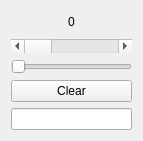
<?xml version="1.0" encoding="UTF-8"?>
<ui version="4.0">
 <class>MainWindow</class>
 <widget class="QWidget" name="MainWindow">
  <property name="geometry">
   <rect>
    <x>0</x>
    <y>0</y>
    <width>143</width>
    <height>141</height>
   </rect>
  </property>
  <property name="windowTitle">
   <string>MainWindow</string>
  </property>
  <layout class="QVBoxLayout" name="verticalLayout">
   <item>
    <widget class="QLabel" name="label">
     <property name="text">
      <string>0</string>
     </property>
     <property name="alignment">
      <set>Qt::AlignCenter</set>
     </property>
    </widget>
   </item>
   <item>
    <widget class="QScrollBar" name="horizontalScrollBar">
     <property name="orientation">
      <enum>Qt::Horizontal</enum>
     </property>
    </widget>
   </item>
   <item>
    <widget class="QSlider" name="horizontalSlider">
     <property name="orientation">
      <enum>Qt::Horizontal</enum>
     </property>
    </widget>
   </item>
   <item>
    <widget class="QPushButton" name="pushButton">
     <property name="text">
      <string>Clear</string>
     </property>
    </widget>
   </item>
   <item>
    <widget class="QLineEdit" name="lineEdit"/>
   </item>
  </layout>
 </widget>
 <resources/>
 <connections>
  <connection>
   <sender>lineEdit</sender>
   <signal>textChanged(QString)</signal>
   <receiver>label</receiver>
   <slot>setText(QString)</slot>
   <hints>
    <hint type="sourcelabel">
     <x>71</x>
     <y>118</y>
    </hint>
    <hint type="destinationlabel">
     <x>71</x>
     <y>17</y>
    </hint>
   </hints>
  </connection>
  <connection>
   <sender>horizontalScrollBar</sender>
   <signal>valueChanged(int)</signal>
   <receiver>horizontalSlider</receiver>
   <slot>setValue(int)</slot>
   <hints>
    <hint type="sourcelabel">
     <x>71</x>
     <y>39</y>
    </hint>
    <hint type="destinationlabel">
     <x>71</x>
     <y>60</y>
    </hint>
   </hints>
  </connection>
  <connection>
   <sender>horizontalSlider</sender>
   <signal>valueChanged(int)</signal>
   <receiver>horizontalScrollBar</receiver>
   <slot>setValue(int)</slot>
   <hints>
    <hint type="sourcelabel">
     <x>71</x>
     <y>60</y>
    </hint>
    <hint type="destinationlabel">
     <x>71</x>
     <y>39</y>
    </hint>
   </hints>
  </connection>
  <connection>
   <sender>horizontalSlider</sender>
   <signal>valueChanged(int)</signal>
   <receiver>label</receiver>
   <slot>setNum(int)</slot>
   <hints>
    <hint type="sourcelabel">
     <x>71</x>
     <y>60</y>
    </hint>
    <hint type="destinationlabel">
     <x>71</x>
     <y>17</y>
    </hint>
   </hints>
  </connection>
  <connection>
   <sender>pushButton</sender>
   <signal>clicked()</signal>
   <receiver>lineEdit</receiver>
   <slot>clear()</slot>
   <hints>
    <hint type="sourcelabel">
     <x>71</x>
     <y>86</y>
    </hint>
    <hint type="destinationlabel">
     <x>71</x>
     <y>118</y>
    </hint>
   </hints>
  </connection>
 </connections>
</ui>
